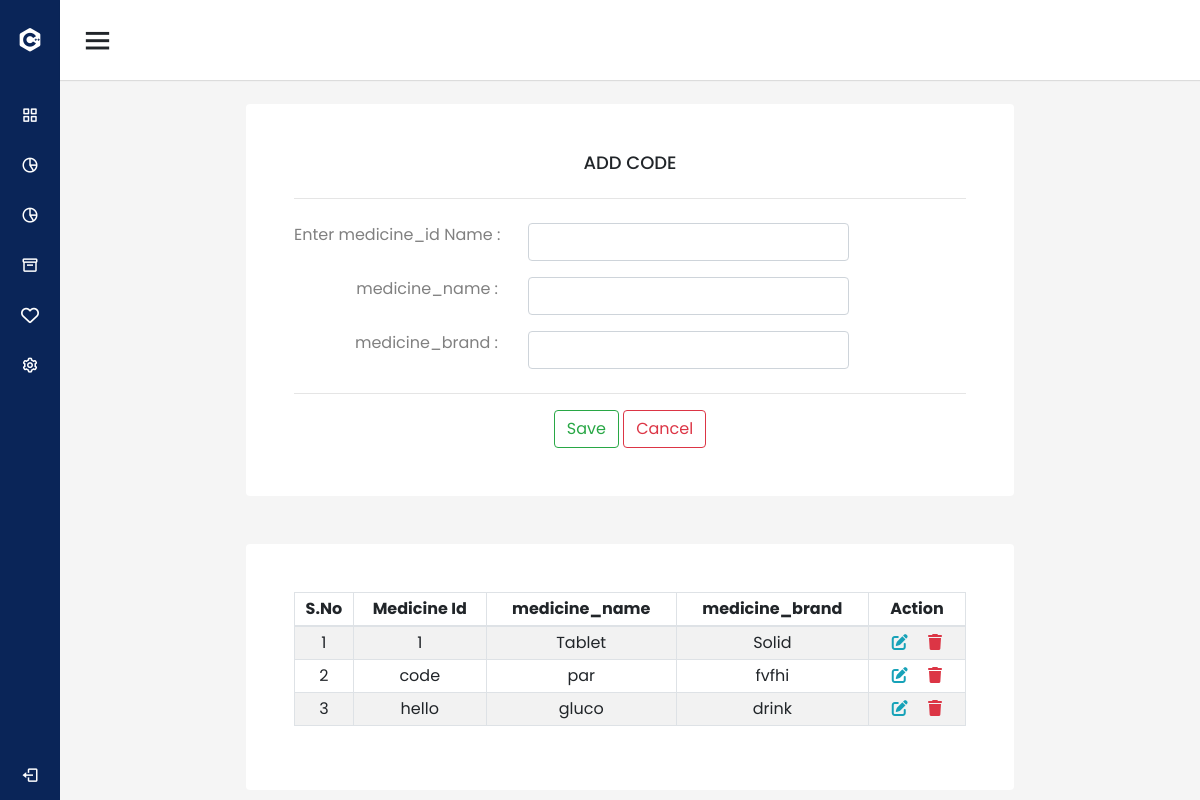
/inventory/add_code/ (signed in), run on the app's committed database.
### inventory/models.py (models this page shows)
class Code_medicine(models.Model):
    medicine_name= models.CharField(max_length=200)
    medicine_brand= models.CharField(max_length=200)
    medicine_id= models.CharField(max_length=30,unique=True)

### inventory/views.py (the view)
# urls.py: path('add_code/', views.add_code, name='inventory_add_code'),
@login_required(login_url='login_view')
def add_code(request):
    addfees= Code_medicine.objects.all()
    if request.method=="POST":
        amount=request.POST.get('amount')
        form=CodeForm(request.POST)
        if form.is_valid():
            form.save()
            messages.success(request, 'created successfully')
            return redirect('inventory_add_code')
        else:
            return render(request,"inventory/add_code.html",{'addfees':addfees,'form':form})
    else:
        form=CodeForm()
        return render(request,"inventory/add_code.html",{'addfees':addfees,'form':form})

### inventory/forms.py
class CodeForm(forms.ModelForm):
   class Meta:
      model=Code_medicine
      fields='__all__'
   def __init__(self,*args,**kwargs):
         super().__init__(*args,**kwargs)
         for field in self.fields.values():
               field.widget.attrs['class']='form-control'

### inventory/templates/inventory/add_code.html (shortened to what this page needs)
{% extends "management/navbar.html" %}
{% load static %}
{% block content %}
    <div class="container">
        <div class="card p-3 p-md-5 text-center">
            <h4>ADD CODE</h4>
            <hr class="hr-center">
            <form action="" method="POST">
                <div class="row">
                    <div class="col-md-4 my-2 text-left text-md-right">
                        <label for="fee_name">Enter&nbsp;medicine_id&nbsp;Name&nbsp;:</label>
                    </div>
                    <div class="col-md-6 my-2">
                        <input type="text" class="form-control" name="medicine_id" value="{{form.medicine_id.value|default_if_none:''}}" id="medicine_id">
                    </div>
                </div>
                <div class="row">
                    <div class="col-md-4 my-2 text-left text-md-right">
                        <label for="amount">medicine_name&nbsp;:</label>
                    </div>
                    <div class="col-md-6 my-2">
                        <input type="text" class="form-control"  name="medicine_name" value="{{form.medicine_name.value|default_if_none:''}}" id="medicine_name">
                    </div>
                </div>
                <div class="row">
                    <div class="col-md-4 my-2 text-left text-md-right">
                        <label for="amount">medicine_brand&nbsp;:</label>
                    </div>
                    <div class="col-md-6 my-2">
                        <input type="text" class="form-control"  name="medicine_brand" value="{{form.medicine_brand.value|default_if_none:''}}" id="medicine_">
                    </div>
                </div>
                <hr class="hr-center">
                <div>
                    <button type="submit" class="btn btn-outline-success">Save</button>
                    <button type="reset" class="btn btn-outline-danger">Cancel</button>
                </div>
            </form>
        </div>
        <div class="card p-5 text-center mt-5">
            <div class="table-responsive">
                <table class="table table-striped table-bordered">
                    <thead>
                        <tr>
                            <th>S.No</th>
                            <th>Medicine&nbsp;Id</th>
                            <th>medicine_name</th>
                            <th>medicine_brand</th>
                            <th>Action</th>
                        </tr>
                    </thead>
                    <tbody>
                        {% for i in addfees %}
                        <tr>
                            <td>{{forloop.counter}}</td>
                            <td>{{i.medicine_id}}</td>
                            <td>{{i.medicine_name}}</td>
                            <td>{{i.medicine_brand}}</td>
                            <td><i class="fa-solid fa-edit px-2 text-info" onclick="view('{{i.id}}')" ob_id="{{i.id}}" id="add_fees{{i.id}}" fee_name="{{i.medicine_id}}" brand="{{i.medicine_brand}}" amount="{{i.medicine_name}}" data-toggle="modal" data-target="#edit_fees"></i></a>
                                <a data-toggle="modal" data-target="#delete" onclick="remove('{{i.id}}')"  ob_id="{{i.id}}"><i class="fa-solid fa-trash px-2 text-danger"></i></a></td>
                        </tr>
                        {% endfor %}
                    </tbody>
                </table>
            </div>
        </div>
    </div>
{% endblock %}

### management/static/css/navbarstyle.css (style rules this page uses)
* { margin: 0; padding: 0; box-sizing: border-box; font-family: 'Poppins', sans-serif; }

### management/static/css/clinicstyle.css (style rules this page uses)
body { margin: 0; padding: 0; box-sizing: border-box; width: 100%; font-family: 'poppins'; font-style: normal; overflow: hidden; overflow-y: scroll; }
h4 { font-size: large; font-weight: 500; }
.table td, .table th { padding: 0.25rem; vertical-align: middle; border-top: 1px solid #dee2e6; }
.table thead th { vertical-align: middle; border-bottom: 2px solid #dee2e6; }

### management/static/css/login.css (style rules this page uses)
body { background-color: #ECEEFF; }
.container { width: 60%; }
.card { border: none; }
label { color: grey; }
@media screen and (max-width:1200px) { .container { width: 70%; } }

### data on the page
Code_medicine: medicine_id "1", medicine_name "Tablet", medicine_brand "Solid"
Code_medicine: medicine_id "code", medicine_name "par", medicine_brand "fvfhi"
Code_medicine: medicine_id "hello", medicine_name "gluco", medicine_brand "drink"
